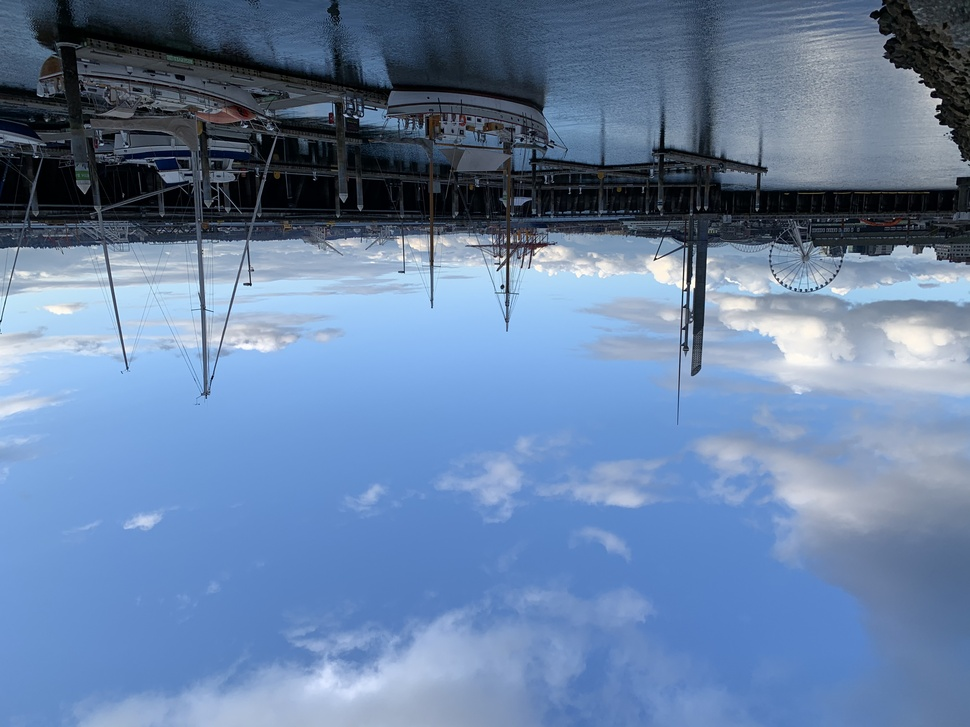
#> input picture harbor.jpeg, 970 x 727 px, shrunk from 4032 x 3024 before the run
$ jupyter execute --allow-errors 'Black and white filters.ipynb'   (shell and % lines are left out)
#> lines starting #> are read from the running program, lines starting #| are printed output that depends on the picture; after the words box and inside, x2 and y2 are one past the last pixel; in counts of white or black regions, pixels touching at a corner belong together; long printed decimals are rounded
First, a question about gaussian filters. Will a simple filter really produce circularly-symmetric smoothing?

[cell 1]
import numpy as np
import scipy.signal
np.set_printoptions(threshold=100)
from PIL import Image
import matplotlib.pyplot as plt

[cell 2]
smoother = np.zeros((3, 3))
smoother[1, 1] = 0.4
smoother[0, 1] = 0.15
smoother[2, 1] = 0.15
smoother[1, 0] = 0.15
smoother[1, 2] = 0.15

arr = np.zeros((101, 101))
arr[50, 50] = 1
for _ in range(500):
    arr = scipy.signal.convolve2d(arr, smoother, mode='same')
arr *= (255 / arr.max())
arr = arr.astype('uint8')

[cell 3]
img = Image.fromarray(arr)
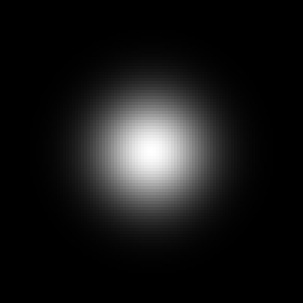
#> img: PIL image 101x101 L (shown 3 times larger); min 0, max 255, mean 23.2
fig, ax = plt.subplots()
ax.imshow(img, cmap='gray')
ax.set_axis_off()

It looks like it, but it's not really a proof. More on this later.

[cell 4]
img = Image.open('harbor.jpeg').convert('L')
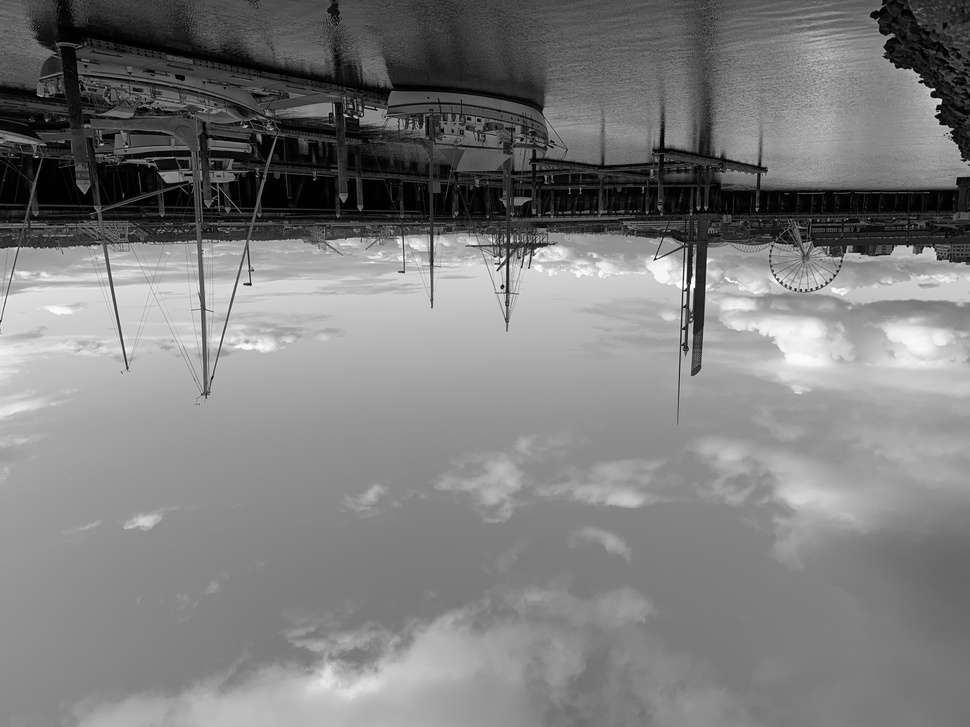
#> img: PIL image 970x727 L; min 0, max 255, mean 124.5

I'm looking at using smooting before thresholding to simplify an image, removing the stipling.

[cell 5]
def borders(a):
    """
    measure the borders of an array
    treating it as 0's and non 0's.
    """
    return ((a[1:] != a[:-1]).mean() + (a[:, 1:] != a[:, :-1]).mean())/2

[cell 6]
def bwify(a, threshold):
    a = a.copy()
    a[a < threshold] = 0
    a[a >= threshold] = 255
    return a

[cell 7]
threshold = 123
arr = np.array(img)[::-1, ::-1]
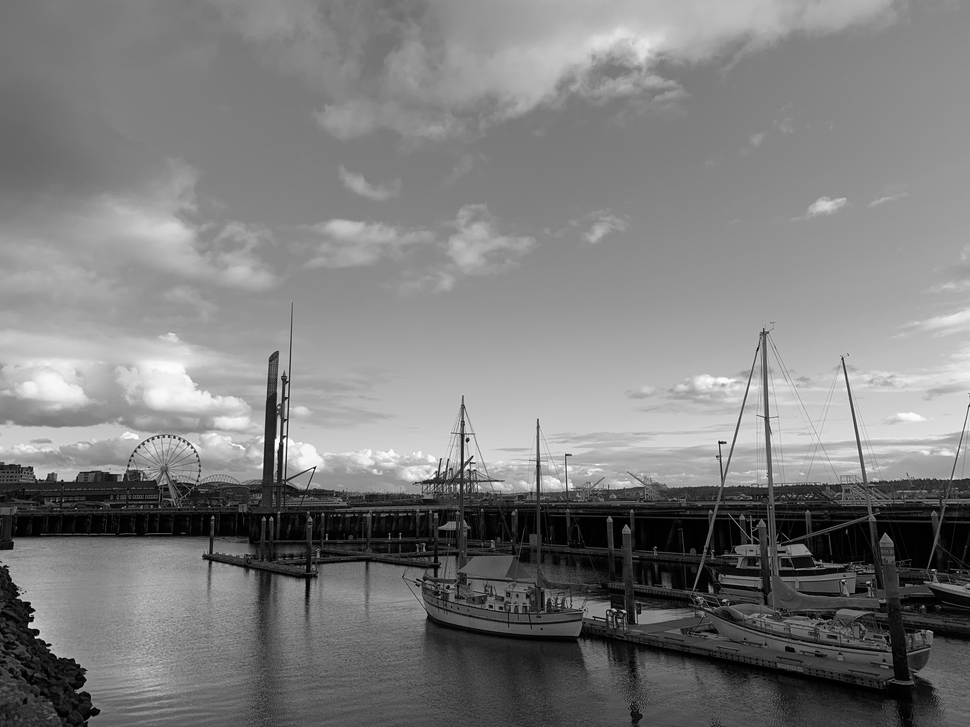
#> arr: shape (727, 970); min 0, max 255, mean 124.5
arr1 = arr
for _ in range(100):
    arr1 = scipy.signal.convolve2d(arr1, smoother, mode='same')
    print(borders(bwify(arr1, threshold)))
#> this loop made 100 passes
#| 0.01177
#| 0.01003
#| 0.009105
#| 0.008449
#| 0.007882
#| 0.007373
#| 0.007017
#| 0.006677
#> (further printed lines are left out)
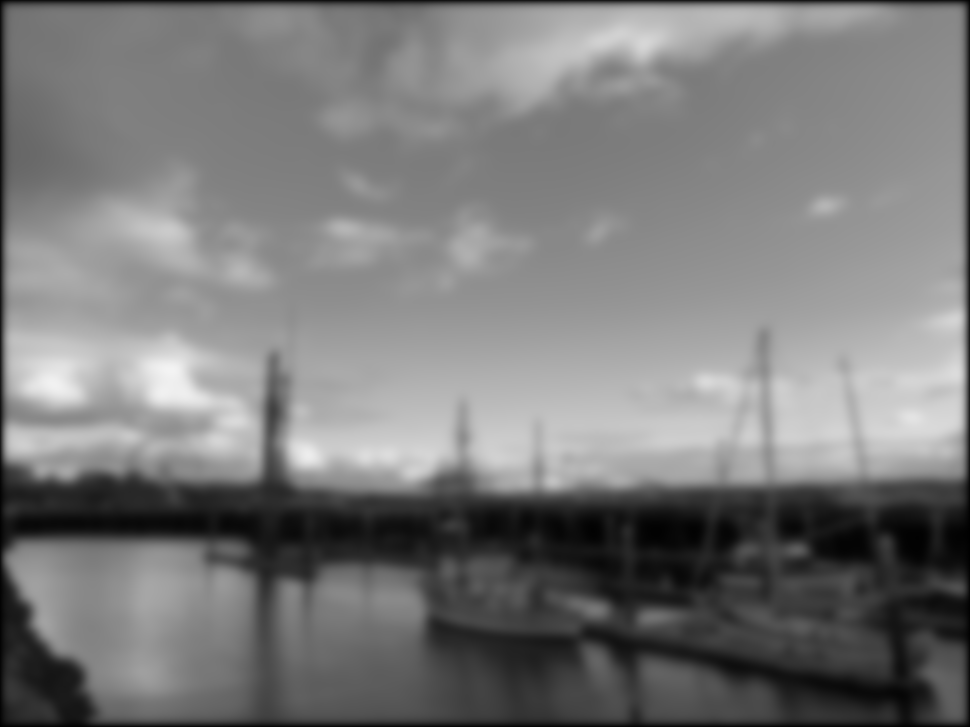
#> arr1: shape (727, 970) float64; min 0.571, max 244, mean 122.4

arr = bwify(arr, threshold)
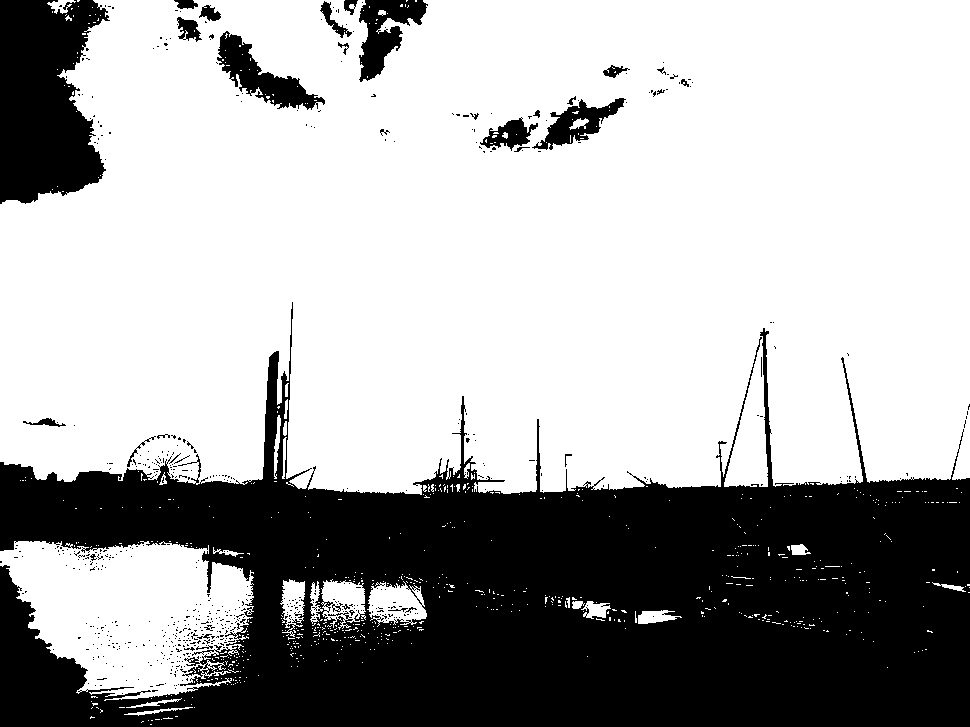
#> arr: shape (727, 970); 66.8% white; 602 black regions (568 under 20 px), largest, box (x1, y1, x2, y2) and area: (0, 302, 970, 727) 205576, (0, 0, 110, 204) 16947, (217, 31, 325, 110) 2971
arr1 = bwify(arr1, threshold)
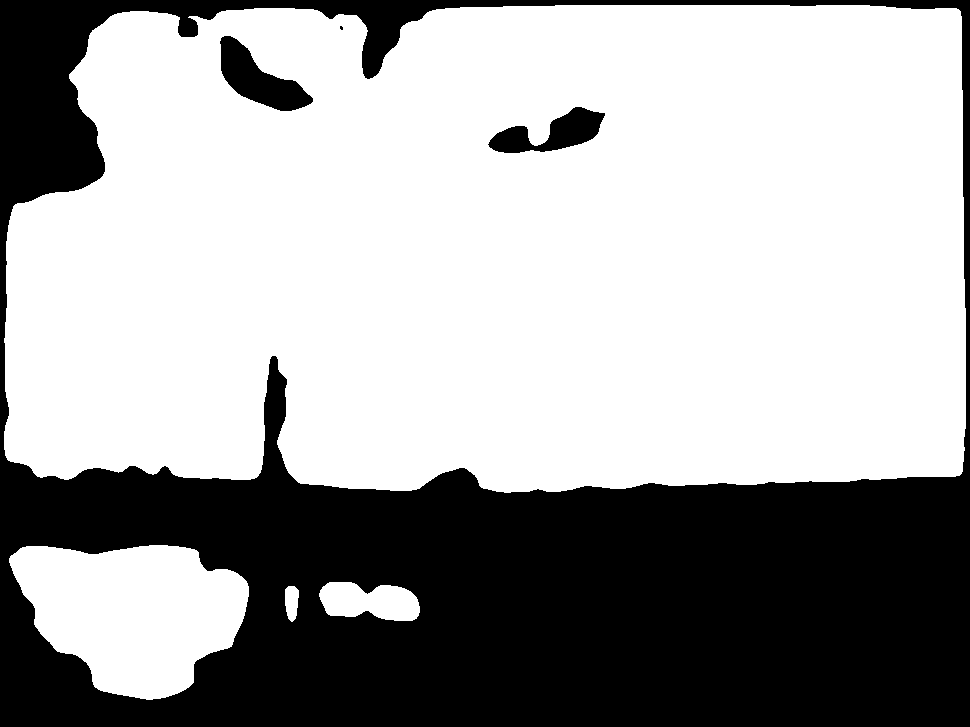
#> arr1: shape (727, 970) float64; 64.6% white; 4 black regions (1 under 20 px), largest, box (x1, y1, x2, y2) and area: (0, 0, 970, 727) 243611, (220, 36, 313, 111) 3212, (488, 107, 605, 153) 2631

[cell 8]
fig, ax = plt.subplots(1, 2, figsize=(20,8))
ax[0].imshow(Image.fromarray(arr), cmap='gray')
ax[1].imshow(Image.fromarray(arr1), cmap='gray')
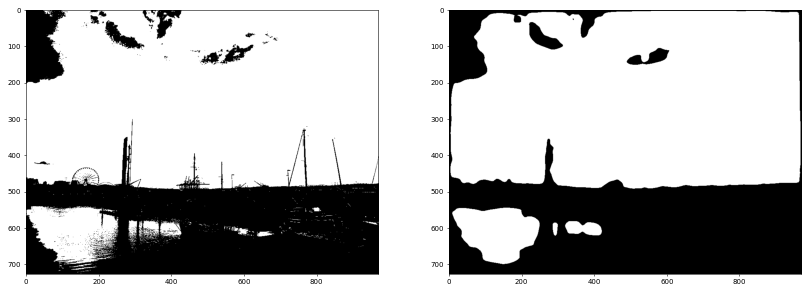
#> figure drawn by matplotlib, 2 panels

[cell 9]
arr

[cell 10]
borders(arr)
#> Out = 0.0179
